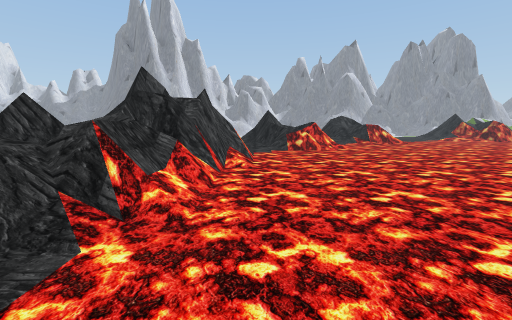
[1] (above)

21 first-person views from a walk through a 3-D level made in the Unity game engine. The camera is 1.2 m above the floor, tilts 8° down and sees 90° across. The floor is counted in squares, 1 m on a side. Each view is taken from the middle of a square. On the plan, view 1 faces up. The plan holds only what a view shows up to about 12 squares ahead; the rest is blank. The place goes on beyond the plan. Some animated figures are not drawn. Some surface patterns are stand-ins.

[2]
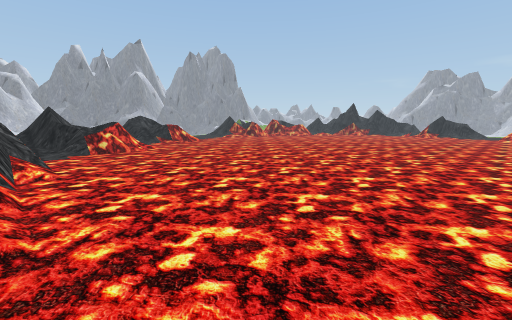

[3]
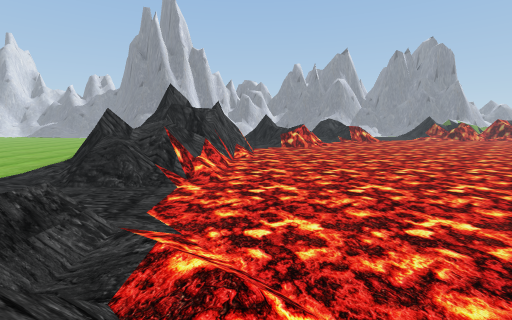

[4]
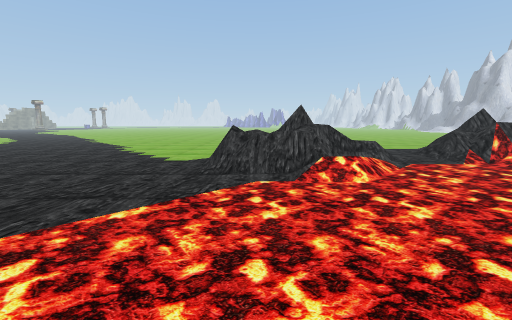

[5]
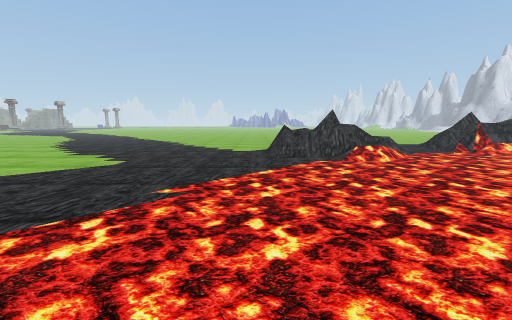

[6]
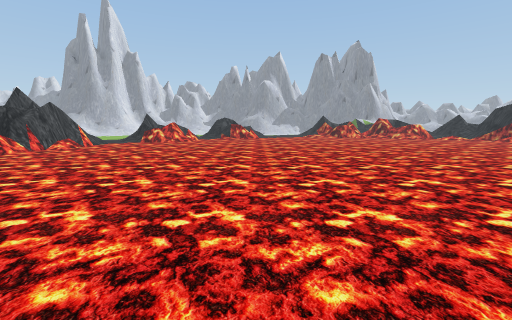

[7]
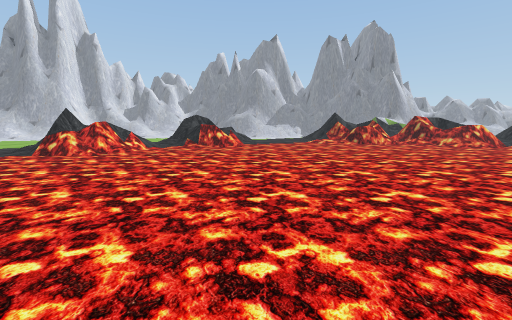

[8]
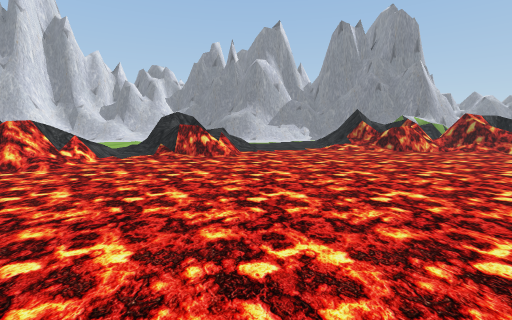

[9]
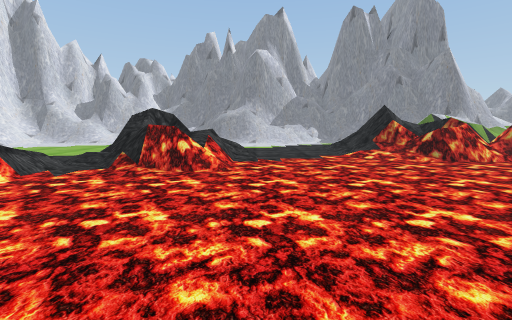

[10]
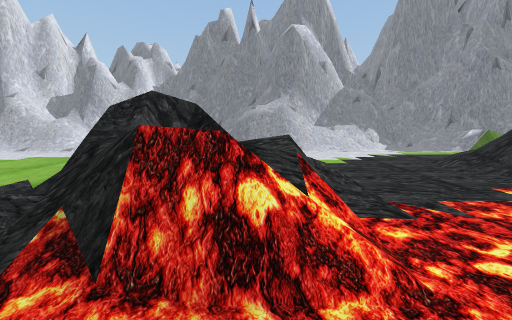

[11]
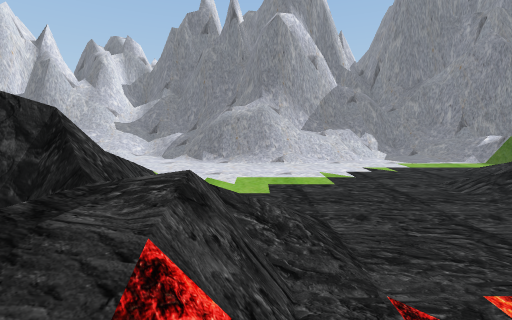

[12]
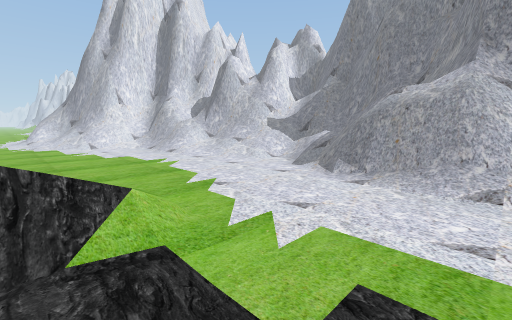

[13]
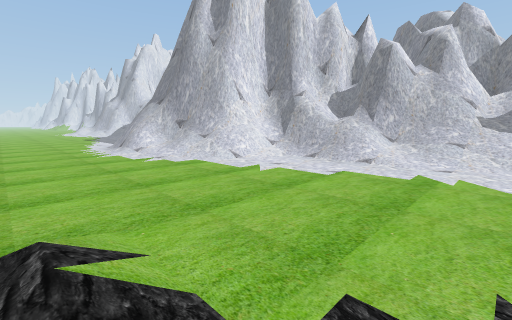

[14]
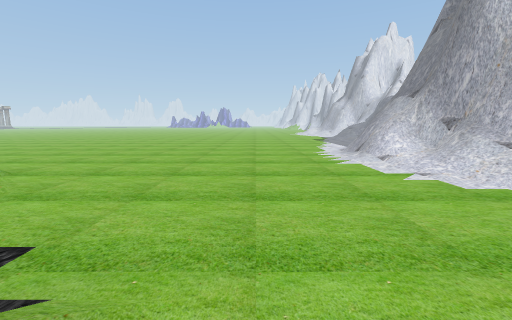

[15]
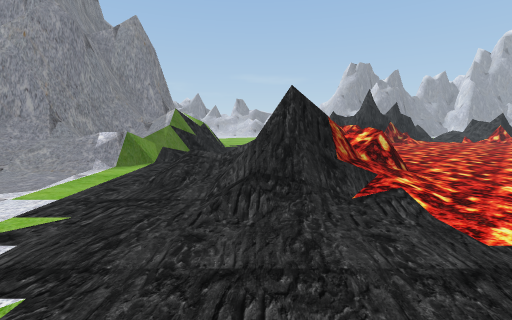

[16]
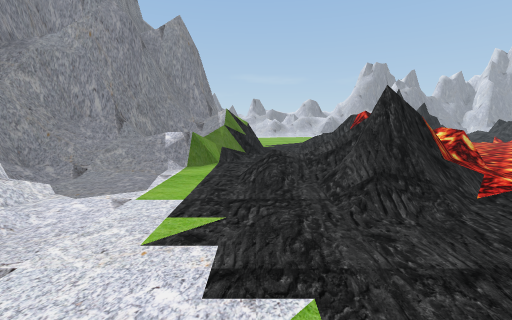

[17]
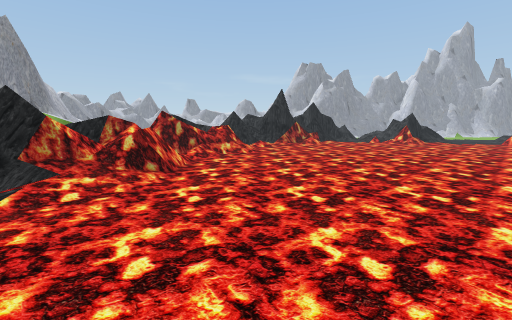

[18]
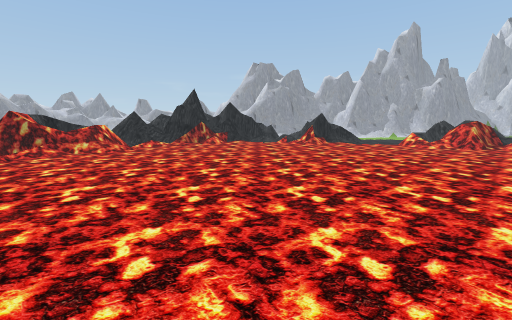

[19]
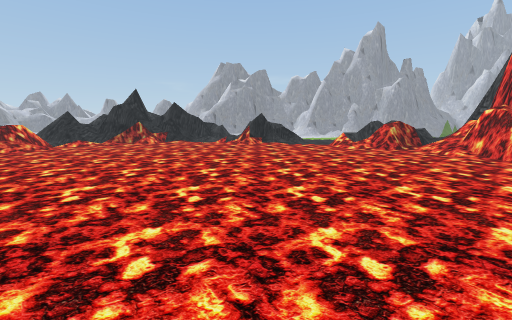

[20]
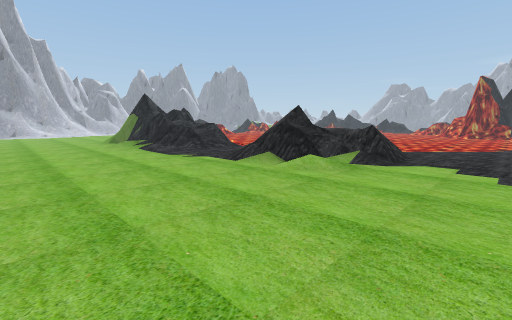

[21]
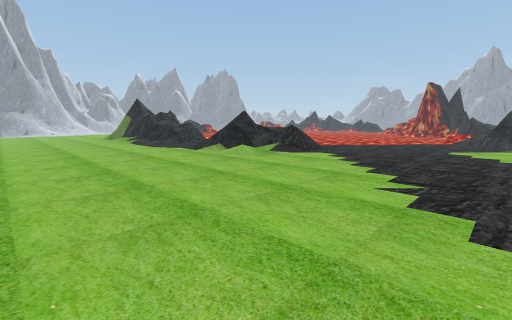

### Floor plan
Key: @ floor where view 1 was taken; # wall or solid block; x gap in a wall; . main floor; : floor 0.75 m higher than the main floor; + floor 1 m higher than the main floor; * floor 1.25 m higher than the main floor; / step, stairs or slope; = window, fence, low wall or low ledge; ^ raised ledge; v drop or lower ground; O other object.
Columns run from 12 left of view 1 to 22 right of it. Each row starts with its distance up from view 1.
 30             ######
 29          #####=// =#        ##
 28          =###==///#######=#=###
 27        #^x//////./=##===+=/.//####
 26        /#=v=///.../=###=//...//=###
 25      ##//////................/=:*=#
 24   #####//.....................#x=##
 23   ##=////..................///..===
 22 ###=////.................././    ..
 21  ==#/............  /....../=/=/////
 20 ................  #=//..../====  //
 19 ................/=#=///.../==#=/##=
 18 .................=#=///...//===/===
 17 ............//////= //.......////#
 16 .........../    /./==/...........O=
 15 ........... ## //................//
 14 ........... =# ==..................
 13 ..........  /===#..................
 12 ......../   ..=/...................
 11 .......     .......................
 10 ......      /......................
  9 .....  #####=......................
  8 .....   ####.......................
  7 .....   ==##.......................
  6 ...../==##==.......................
  5  ...../#: ==.......................
  4 ....../====........................
  3 ......./===........................
  2 ...................................
  1 ...................................
  0 ......../ /.@......................
 -1 ......./  ///.............  ......=
 -2 .......=##=//.............   .....=
 -3 .......#=##=/............     ..///
 -4 ......./##:x/...........        ==
 -5 ......../==/..........          ###
 -6 ......................            #
 -7 .....................
 -8 .....................
 -9 ....................
-10 ...................
-11  ................
-12 . ...............
-13       .........
-14       ........
-15       .. ....

Positions as (right, up) in squares from view 1, and headings:
1: (0, 0), facing up
2: (-1, 0), facing up-right
3: (0, -3), facing up
4: (6, -4), facing left
5: (9, -6), facing left
6: (9, -5), facing up
7: (10, 2), facing up
8: (10, 6), facing up
9: (10, 9), facing up
10: (8, 14), facing up
11: (9, 16), facing up
12: (10, 20), facing up-left
13: (3, 17), facing up-left
14: (0, 17), facing left
15: (10, 21), facing right
16: (10, 23), facing right
17: (10, 15), facing right
18: (10, 9), facing right
19: (10, 5), facing right
20: (-11, -8), facing up-right
21: (-12, -12), facing up-right
